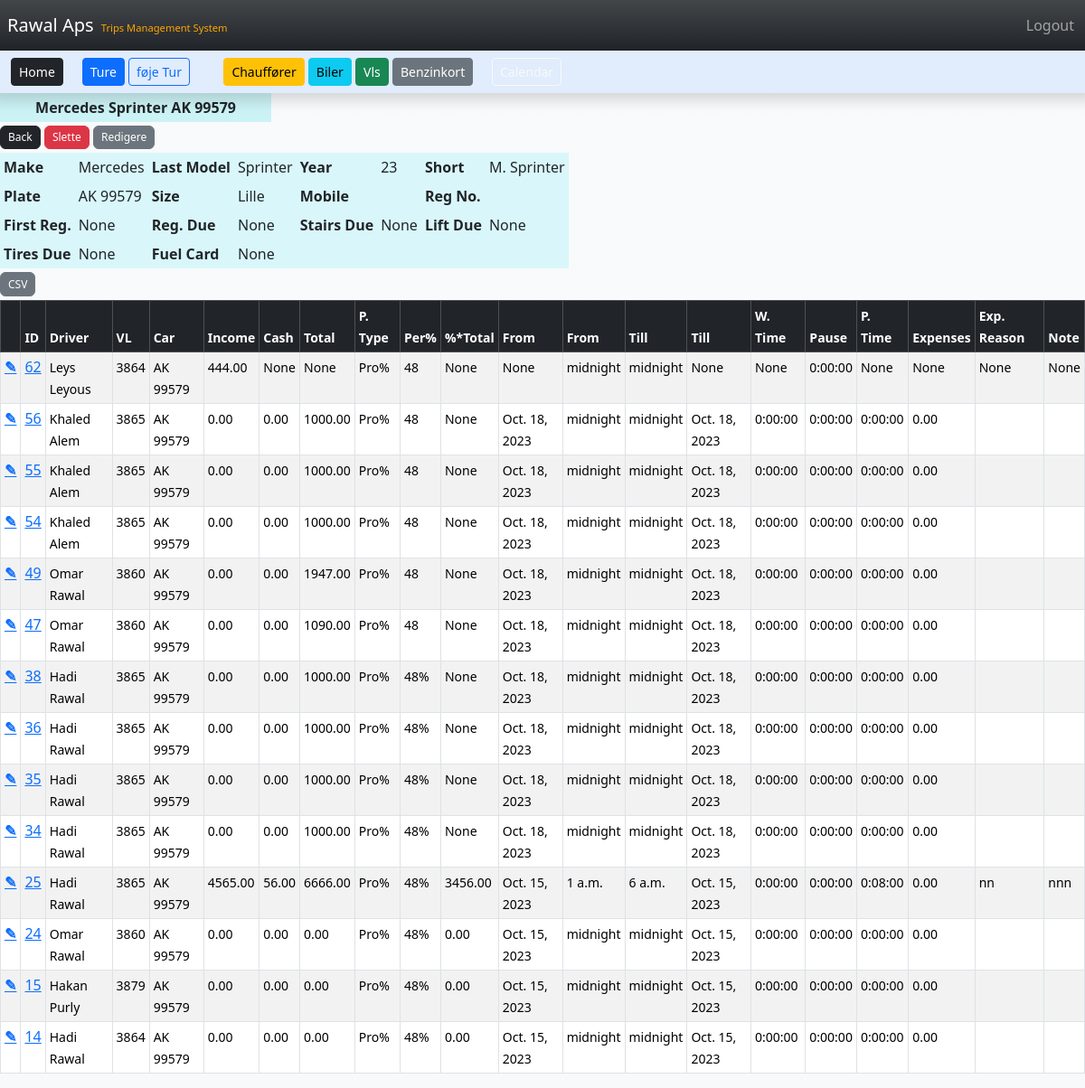
Screenshot of /car/2 (signed in) with the database file from the repository.
### TMS/models.py (models this page shows, shortened)
class Car(models.Model):
	make = models.CharField(max_length=15)
	model =  models.CharField(max_length=15)
	YEAR_CHOICES = [
		("19", "2019"),
		("20", "2020"),
		("21", "2021"),
		("22", "2022"),
		("23", "2023"),
		("24", "2024"),
		("25", "2025"),
		("26", "2026"),
		("27", "2027"),
		("28", "2028"),
		("29", "2029"),
		("30", "2030"),
	]
	year =  models.CharField(choices=YEAR_CHOICES,default="23",max_length=15)
	short =  models.CharField(max_length=20)
	plate =  models.CharField(max_length=20)
	SIZE_CHOICES = [
		("Stor", "Stor"),
		("Mellem", "Mellem"),
		("Lille", "Lille"),
	]
	size =  models.CharField(choices=SIZE_CHOICES,default="Lille",blank=True,null=True,max_length=10)
	mobile =  models.CharField(blank=True,null=True,max_length=10)
	reg_nr =  models.CharField(blank=True,null=True,max_length=10)
	reg_first =  models.DateField(blank=True,null=True,)
	reg_due =  models.DateField(blank=True,null=True,)
	stairs_due =  models.DateField(blank=True,null=True,)
	lift_due =  models.DateField(blank=True,null=True,)
	tires_due =  models.DateField(blank=True,null=True,)
	fcard = models.ForeignKey(FCard,blank=True,null=True,max_length=10,on_delete=models.DO_NOTHING) #DDL
	created_at = models.DateTimeField(auto_now_add=True)
	def __str__(self):
		return(f"{self.plate}")

class Trip(models.Model):
	driver = models.ForeignKey(Driver,blank=True,null=True,max_length=25,on_delete=models.DO_NOTHING)
	vl = models.ForeignKey(VL,blank=True,null=True,max_length=8, on_delete=models.DO_NOTHING)
	car = models.ForeignKey(Car,blank=True,null=True,max_length=10, on_delete=models.DO_NOTHING)
	income = models.DecimalField(blank=True,null=True,max_digits=6, decimal_places=2)
	cash = models.DecimalField(blank=True,null=True,max_digits=6, decimal_places=2)
	total = models.DecimalField(blank=True,null=True,max_digits=6, decimal_places=2)
	PAYMENT_TYPE_CHOICES = [
     	("Pro%", "Pro%"),
		("Tid", "Tid"),
	]
	p_type = models.CharField(choices=PAYMENT_TYPE_CHOICES,default="Pro%",blank=True,null=True,max_length=5)
	PERCENT_CHOICES = [
		(48, 48),
		(49, 49),
  		(50, 50),
		(51, 51),
  		(52, 52),
		(53, 53),
  		(54, 54),
		(55, 55),
	]
	percent = models.IntegerField(choices=PERCENT_CHOICES,default="48",blank=True,null=True)
	per_total = models.DecimalField(blank=True,null=True,max_digits=6, decimal_places=2)
	fromd = models.DateField(blank=True,null=True)
	fromt = models.TimeField(blank=True,null=True,default="00:00")
	tilld = models.DateField(blank=True,null=True)
	tillt = models.TimeField(blank=True,null=True,default="00:00")
	work_time = models.DurationField(blank=True,null=True,)
	pause = models.DurationField(blank=True,null=True,default="00:00")
	p_time = models.DurationField(blank=True,null=True,)
	expenses = models.DecimalField(blank=True,null=True,max_digits=6, decimal_places=2)
	exp_reason = models.CharField(blank=True,null=True,max_length=100)
	note = models.CharField(blank=True,null=True,max_length=100)
	created_at = models.DateTimeField(auto_now_add=True)

class Driver(models.Model):
	fname = models.CharField(max_length=25)
	lname =  models.CharField(max_length=25)
	short = models.CharField(max_length=25)
	mobile = models.CharField(max_length=15)
	email =  models.EmailField(max_length=50)
	cpr = models.CharField(max_length=15)
	address = models.CharField(max_length=100)
	bank_reg = models.CharField(max_length=10)
	bank_account = models.CharField(max_length=20)
	POSITION_CHOICES = [
        ("Chauffør", "Chauffør"),
        ("Assistent", "Assistent"),
    ]
	position = models.CharField(choices=POSITION_CHOICES,default="Chauffør",max_length=15) #DDL Lookup
	fcard = models.ForeignKey(FCard,blank=True,null=True,max_length=10,on_delete=models.DO_NOTHING) #DDL
	start = models.DateField(blank=True, null=True)
	end = models.DateField(blank=True,null=True)
	is_active = models.BooleanField()
	created_at = models.DateTimeField(auto_now_add=True)
	def __str__(self):
		return(f"{self.short}")

class VL(models.Model):
	vlnr = models.CharField(max_length=8)
	TYPE_CHOICES = [
		("1", "1"),
		("2", "2"),
		("3", "3"),
		("4", "4"),
		("5", "5"),
		("6", "6"),
		("7", "7"),
		("8", "8"),
		("9", "9"),
		("10", "10"),
	]
	vltype = models.CharField(choices=TYPE_CHOICES,default="5",blank=True,null=True,max_length=8)
	vlid = models.CharField(blank=True,null=True,max_length=8)
	vladdress = models.CharField(blank=True,null=True,max_length=100)
	is_active = models.BooleanField()
	created_at = models.DateTimeField(auto_now_add=True)
	def __str__(self):
		return(f"{self.vlnr}")

### TMS/views.py (the view)
# urls.py: path('car/<int:pk>', views.car_record, name='car'),
def car_record(request, pk):
    if request.user.is_authenticated:
        car_record = Car.objects.get(id=pk)
        trips = Trip.objects.filter(car=car_record.id).order_by('-id')
        return render(request, 'car.html', {'car_record': car_record, 'trips': trips})
    else:
        messages.success(request, "You Must Be Logged In To View That Page...")
        return redirect('home')

### TMS/templates/car.html (shortened to what this page needs)
{% extends 'base.html' %}
{% block content %}
{% if user.is_authenticated %}
    <div class="col-3 text-center mb-1 p-1" style="background-color: #cbf2f5 ">
            <strong>
                {{ car_record.make }} {{ car_record.model }} {{ car_record.plate }}
            </strong>
    </div>
    <div>
        <a href="{% url 'cars' %}" class="mb-1 btn btn-dark" style="--bs-btn-padding-y: .20rem; --bs-btn-padding-x: .5rem; --bs-btn-font-size: .75rem;">Back</a>
        <a href="{% url 'delete_car' car_record.id %}" class="mb-1 btn btn-danger" style="--bs-btn-padding-y: .20rem; --bs-btn-padding-x: .5rem; --bs-btn-font-size: .75rem;">Slette</a>
        <a href="{% url 'update_car' car_record.id %}" class="mb-1 btn btn-secondary" style="--bs-btn-padding-y: .20rem; --bs-btn-padding-x: .5rem; --bs-btn-font-size: .75rem;">Redigere</a>
    </div>
    <div class="table-responsive">
        <table class=" table-sm " style="background-color: #d9f7fa">
        <tbody>
            <tr>
            <th scope="row">Make</th>
            <td > {{ car_record.make }}</td>
            <th scope="row">Last Model</th>
            <td>{{ car_record.model }}</td>
            <th scope="row">Year</th>
            <td>{{ car_record.year }}</td>
            <th scope="row">Short</th>
            <td>{{ car_record.short }}</td>
            </tr>
            <tr>
            <th scope="row">Plate </th>
            <td>{{ car_record.plate }}</td>
            <th scope="row">Size </th>
            <td>{{ car_record.size }}</td>
            <th scope="row">Mobile </th>
            <td>{{ car_record.mobile }}</td>
            <th scope="row">Reg No.</th>
            <td>{{ car_record.reg_nr }}</td>
            </tr>
            <tr>
            <th scope="row">First Reg. </th>
            <td>{{ car_record.reg_first }}</td>
            <th scope="row">Reg. Due </th>
            <td>{{ car_record.reg_due }}</td>
            <th scope="row">Stairs Due </th>
            <td>{{ car_record.stairs_due }}</td>
            <th scope="row">Lift Due </th>
            <td>{{ car_record.lift_due }}</td>
            </tr>
            <tr>
            <th scope="row">Tires Due</th>
            <td>{{ car_record.tires_due }}</td>
            <th scope="row">Fuel Card </th>
            <td>{{ car_record.fcard}}</td>
            </tr>
        </tbody>
        </table>
    <div>
    <a href="{% url 'ctrips_csv' car_record.id %}" class="mb-1 mt-1 btn btn-secondary" style="--bs-btn-padding-y: .20rem; --bs-btn-padding-x: .5rem; --bs-btn-font-size: .75rem;">CSV</a>
    <div class="  table-responsive-sm ">
        <table class="table table-responsive table-Secondary table-sm table-striped table-hover table-bordered">
            <thead class="table-dark">
                <tr class="flex-row responsive">
                    <th ><small></small></th>
                    <th ><small>ID</small></th>
                    <th ><small>Driver</small></th>
                    <th ><small>VL</small></th>
                    <th ><small>Car</small></th>
                    <th ><small>Income</small></th>
                    <th ><small>Cash</small></th>
                    <th ><small>Total</small></th>
                    <th ><small>P. Type</small></th>
                    <th ><small>Per%</small></th>
                    <th ><small>%*Total</small></th>
                    <th ><small>From</small></th>
                    <th ><small>From</small></th>
                    <th ><small>Till</small></th>
                    <th ><small>Till</small></th>
                    <th ><small>W. Time</small></th>
                    <th ><small>Pause</small></th>
                    <th ><small>P. Time</small></th>
                    <th ><small>Expenses</small></th>
                    <th ><small>Exp. Reason</small></th>
                    <th ><small>Note</small></th>
                </tr>
            </thead>
            <tbody>
                {% if trips %}
                    {% for trip in trips %}
                        <tr class="flex-row  responsive flex-grow-1">
                            <th >
                            <a href="{% url 'update_trip' trip.id %}"> ✎ </a>
                            </th>
                            <td><a href="{% url 'trip' trip.id %}">{{ trip.id }}</a></td>
                            <td><small> {{ trip.driver }} </small></td>
                            <td><small> {{ trip.vl }} </small></td>
                            <td><small> {{ trip.car }} </small></td>
                            <td><small> {{ trip.income }} </small></td>
                            <td><small> {{ trip.cash }} </small></td>
                            <td><small> {{ trip.total }} </small></td>
                            <td><small> {{ trip.p_type }} </small></td>
                            <td><small> {{ trip.percent }} </small></td>
                            <td><small> {{ trip.per_total }} </small></td>
                            <td><small> {{ trip.fromd }} </small></td>
                            <td><small> {{ trip.fromt }} </small></td>
                            <td><small> {{ trip.tillt }} </small></td>
                            <td><small> {{ trip.tilld }} </small></td>
                            <td><small> {{ trip.work_time }} </small></td>
                            <td><small> {{ trip.pause }} </small></td>
                            <td><small> {{ trip.p_time }} </small></td>
                            <td><small> {{ trip.expenses }} </small></td>
                            <td><small> {{ trip.exp_reason }} </small></td>
                            <td><small> {{ trip.note }} </small></td>
                        </tr>
                    {% endfor %}
                {% endif %}
            </tbody>
        </table>
    </div>
    {% endif %}
{% endblock %}

### rows the page displays
Car: make "Mercedes", model "Sprinter", plate "AK 99579", year "23", short "M. Sprinter", size "Lille", reg_first "None", reg_due "None", stairs_due "None", lift_due "None", tires_due "None", fcard "None"
Trip: id "62", driver "Leys Leyous", vl "3864", car "AK 99579", income "444.00", cash "None", total "None", p_type "Pro%", percent "48", per_total "None", fromd "None", fromt "midnight", tillt "midnight", tilld "None", work_time "None", pause "0:00:00", p_time "None", expenses "None", exp_reason "None", note "None"
Trip: id "56", driver "Khaled Alem", vl "3865", car "AK 99579", income "0.00", cash "0.00", total "1000.00", p_type "Pro%", percent "48", per_total "None", fromd "Oct. 18, 2023", fromt "midnight", tillt "midnight", tilld "Oct. 18, 2023", work_time "0:00:00", pause "0:00:00", p_time "0:00:00", expenses "0.00"
Trip: id "55", driver "Khaled Alem", vl "3865", car "AK 99579", income "0.00", cash "0.00", total "1000.00", p_type "Pro%", percent "48", per_total "None", fromd "Oct. 18, 2023", fromt "midnight", tillt "midnight", tilld "Oct. 18, 2023", work_time "0:00:00", pause "0:00:00", p_time "0:00:00", expenses "0.00"
Trip: id "54", driver "Khaled Alem", vl "3865", car "AK 99579", income "0.00", cash "0.00", total "1000.00", p_type "Pro%", percent "48", per_total "None", fromd "Oct. 18, 2023", fromt "midnight", tillt "midnight", tilld "Oct. 18, 2023", work_time "0:00:00", pause "0:00:00", p_time "0:00:00", expenses "0.00"
Trip: id "49", driver "Omar Rawal", vl "3860", car "AK 99579", income "0.00", cash "0.00", total "1947.00", p_type "Pro%", percent "48", per_total "None", fromd "Oct. 18, 2023", fromt "midnight", tillt "midnight", tilld "Oct. 18, 2023", work_time "0:00:00", pause "0:00:00", p_time "0:00:00", expenses "0.00"
Trip: id "47", driver "Omar Rawal", vl "3860", car "AK 99579", income "0.00", cash "0.00", total "1090.00", p_type "Pro%", percent "48", per_total "None", fromd "Oct. 18, 2023", fromt "midnight", tillt "midnight", tilld "Oct. 18, 2023", work_time "0:00:00", pause "0:00:00", p_time "0:00:00", expenses "0.00"
Trip: id "38", driver "Hadi Rawal", vl "3865", car "AK 99579", income "0.00", cash "0.00", total "1000.00", p_type "Pro%", percent "48%", per_total "None", fromd "Oct. 18, 2023", fromt "midnight", tillt "midnight", tilld "Oct. 18, 2023", work_time "0:00:00", pause "0:00:00", p_time "0:00:00", expenses "0.00"
Trip: id "36", driver "Hadi Rawal", vl "3865", car "AK 99579", income "0.00", cash "0.00", total "1000.00", p_type "Pro%", percent "48%", per_total "None", fromd "Oct. 18, 2023", fromt "midnight", tillt "midnight", tilld "Oct. 18, 2023", work_time "0:00:00", pause "0:00:00", p_time "0:00:00", expenses "0.00"
Trip: id "35", driver "Hadi Rawal", vl "3865", car "AK 99579", income "0.00", cash "0.00", total "1000.00", p_type "Pro%", percent "48%", per_total "None", fromd "Oct. 18, 2023", fromt "midnight", tillt "midnight", tilld "Oct. 18, 2023", work_time "0:00:00", pause "0:00:00", p_time "0:00:00", expenses "0.00"
Trip: id "34", driver "Hadi Rawal", vl "3865", car "AK 99579", income "0.00", cash "0.00", total "1000.00", p_type "Pro%", percent "48%", per_total "None", fromd "Oct. 18, 2023", fromt "midnight", tillt "midnight", tilld "Oct. 18, 2023", work_time "0:00:00", pause "0:00:00", p_time "0:00:00", expenses "0.00"
Trip: id "25", driver "Hadi Rawal", vl "3865", car "AK 99579", income "4565.00", cash "56.00", total "6666.00", p_type "Pro%", percent "48%", per_total "3456.00", fromd "Oct. 15, 2023", fromt "1 a.m.", tillt "6 a.m.", tilld "Oct. 15, 2023", work_time "0:00:00", pause "0:00:00", p_time "0:08:00", expenses "0.00", exp_reason "nn", note "nnn"
Trip: id "24", driver "Omar Rawal", vl "3860", car "AK 99579", income "0.00", cash "0.00", total "0.00", p_type "Pro%", percent "48%", per_total "0.00", fromd "Oct. 15, 2023", fromt "midnight", tillt "midnight", tilld "Oct. 15, 2023", work_time "0:00:00", pause "0:00:00", p_time "0:00:00", expenses "0.00"
Trip: id "15", driver "Hakan Purly", vl "3879", car "AK 99579", income "0.00", cash "0.00", total "0.00", p_type "Pro%", percent "48%", per_total "0.00", fromd "Oct. 15, 2023", fromt "midnight", tillt "midnight", tilld "Oct. 15, 2023", work_time "0:00:00", pause "0:00:00", p_time "0:00:00", expenses "0.00"
Trip: id "14", driver "Hadi Rawal", vl "3864", car "AK 99579", income "0.00", cash "0.00", total "0.00", p_type "Pro%", percent "48%", per_total "0.00", fromd "Oct. 15, 2023", fromt "midnight", tillt "midnight", tilld "Oct. 15, 2023", work_time "0:00:00", pause "0:00:00", p_time "0:00:00", expenses "0.00"
